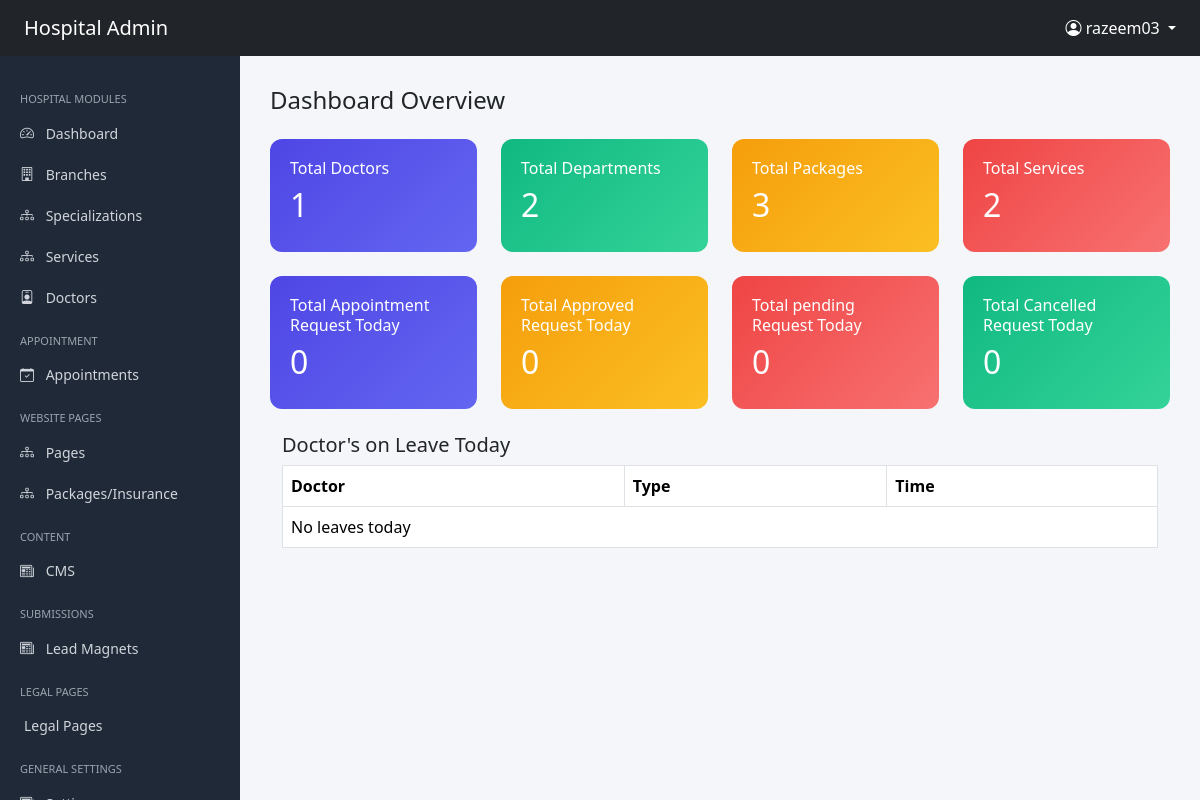
/administrator/ (signed in), run on an earlier commit of the app's database.
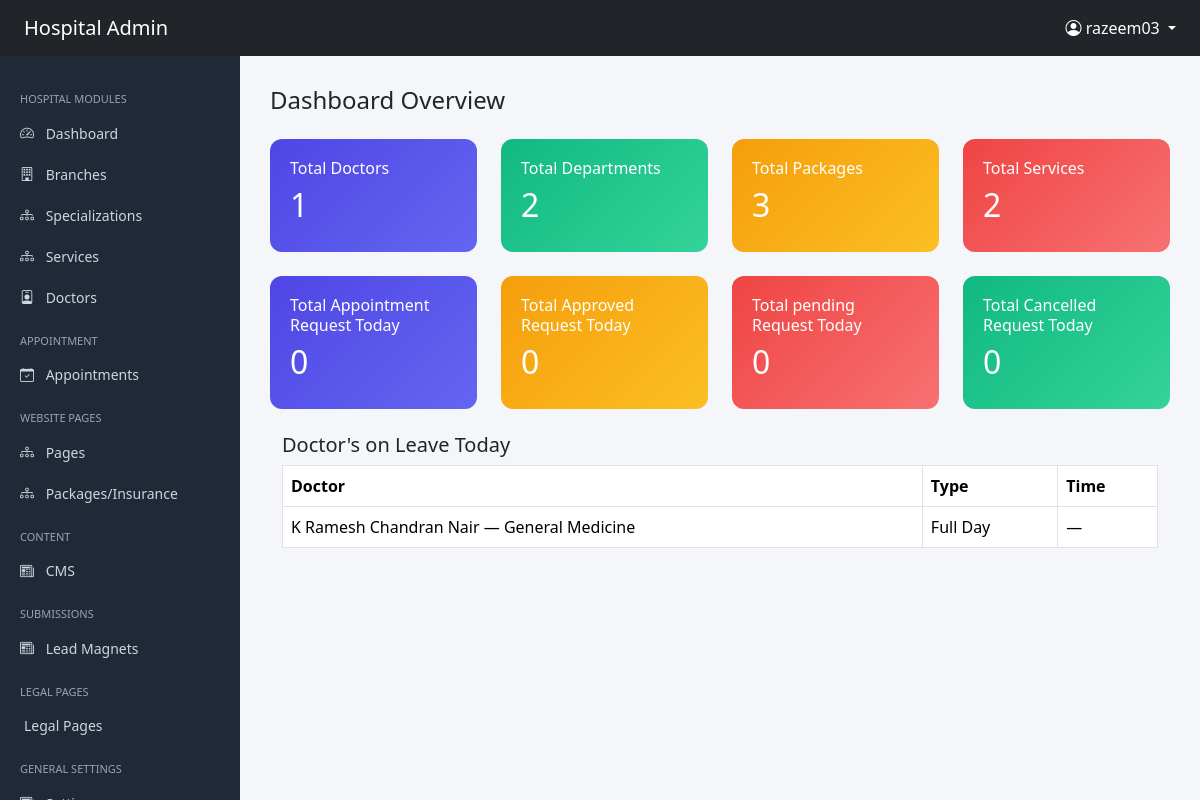
And on a later commit of the database.
### administrator/models.py (models this page shows, shortened)
class DoctorLeave(models.Model):
    doctor = models.ForeignKey(
        "Doctor",
        on_delete=models.CASCADE,
        related_name="leaves"
    )
    date = models.DateField()
    is_full_day = models.BooleanField(default=True)
    start_time = models.TimeField(null=True, blank=True)
    end_time = models.TimeField(null=True, blank=True)
    reason = models.CharField(max_length=255, blank=True)

class SEOModel(models.Model):
    meta_title = models.CharField(max_length=255, blank=True)
    meta_description = models.TextField(blank=True)
    canonical_url = models.URLField(blank=True)
    primary_keywords = models.CharField(max_length=255, blank=True)
    secondary_keywords = models.CharField(max_length=255, blank=True)
    slug = models.SlugField(unique=True)
    og_title = models.CharField(max_length=255, blank=True)
    og_description = models.TextField(blank=True)
    og_image = models.ImageField(upload_to="seo/og/", blank=True, null=True)
    class Meta:
        abstract = True

class Doctor(SEOModel):
    user = models.OneToOneField(
        settings.AUTH_USER_MODEL,
        on_delete=models.CASCADE,
        related_name="doctor_profile"
    )
    branch = models.ForeignKey(
        Branch,
        on_delete=models.CASCADE,
        related_name="doctors"
    )
    specialization = models.ForeignKey(
        Specialization,
        on_delete=models.CASCADE,
        related_name="doctors"
    )
    hero_title=models.CharField(max_length=255, blank=True)
    hero_description=models.TextField(max_length=255, blank=True)
    doctor_hero_banner = models.ImageField(upload_to='uploads/doctors/', blank=True, null=True)
    doctor_hero_banner_alt = models.CharField(max_length=255, blank=True)
    designation = models.CharField(
        max_length=200,
        blank=True
    )
    years_of_experience = models.PositiveIntegerField(
        help_text="Years of experience"
    )
    profile_image = models.ImageField(
        upload_to="uploads/doctors/profile/",
        blank=True,
        null=True
    )
    profile_image_alt = models.CharField(max_length=255, blank=True)
    specialized_in = models.CharField(
        max_length=255,
        blank=True,
        help_text="Example: Heart Surgery, Angioplasty"
    )
    languages = models.CharField(
        max_length=255,
        blank=True,
        help_text="Example: English, Hindi, Malayalam"
    )
    procedures = models.TextField(
        blank=True,
        help_text="Major procedures performed"
    )
    success_rate = models.TextField(
        blank=True,
        null=True,
    )
    patients_treated = models.TextField(
        blank=True,
        null=True,
        help_text="Total patients treated"
    )
    short_bio = models.TextField(
        blank=True
    )
    full_bio = RichTextUploadingField(
        blank=True
    )
    is_active = models.BooleanField(
        default=True
    )
    is_deleted = models.BooleanField(
        default=False
    )
    created_at = models.DateTimeField(
        auto_now_add=True
    )
    updated_at = models.DateTimeField(
        auto_now=True
    )
    class Meta:
        ordering = ["user__first_name"]
    def __str__(self):
          return f"{self.user.get_full_name()} — {self.specialization.name}"

class Specialization(SEOModel):
    branch = models.ForeignKey(
        Branch,
        on_delete=models.CASCADE,
        related_name='specializations'
    )
    name = models.CharField(max_length=200)
    short_description = models.TextField(blank=True)
    icon = models.ImageField(upload_to='uploads/specializations/', blank=True, null=True)
    featured_image = models.ImageField(upload_to='uploads/specializations/', blank=True, null=True)
    featured_image_alt = models.CharField(max_length=255, blank=True)
    hero_title = models.CharField(max_length=255, blank=True)
    hero_description = models.TextField(blank=True)
    hero_banner = models.ImageField(upload_to='uploads/specializations/', blank=True, null=True)
    hero_banner_alt = models.CharField(max_length=255, blank=True)
    main_title = models.CharField(max_length=255, blank=True)
    main_image = models.ImageField(upload_to='uploads/specializations/', blank=True, null=True)
    main_image_alt = models.CharField(max_length=255, blank=True)
    main_description = RichTextUploadingField(blank=True)
    secondary_title = models.CharField(max_length=255, blank=True)
    secondary_image = models.ImageField(upload_to='uploads/specializations/', blank=True, null=True)
    secondary_image_alt = models.CharField(max_length=255, blank=True)
    long_description_primary = RichTextUploadingField(blank=True)
    long_description_secondary = RichTextUploadingField(blank=True)
    is_active = models.BooleanField(default=True)
    is_deleted = models.BooleanField(default=False)
    created_at = models.DateTimeField(auto_now_add=True)
    updated_at = models.DateTimeField(auto_now=True)
    class Meta:
        ordering = ['-created_at']
        verbose_name = "Specialization"
        verbose_name_plural = "Specializations"

### accounts/models.py (models this page shows, shortened)
class User(AbstractUser):
    phone_number = models.CharField(max_length=15, blank=True, null=True)
    is_admin = models.BooleanField(default=False)
    is_doctor = models.BooleanField(default=False)
    is_patient = models.BooleanField(default=True)

### administrator/decorators.py (the view)
    def wrapper(request, *args, **kwargs):
        if not request.user.is_authenticated:
            return redirect('/accounts/admin-login/')
        if request.user.is_superuser or request.user.is_admin:
            return view_func(request, *args, **kwargs)
        return HttpResponseForbidden("You are not allowed to access this page")

### administrator/views.py (called while the page is built)
@admin_required
def dashboard(request):
    today = date.today()
    bookings = Appointment.objects.filter(date=today)
    total = bookings.count()
    approved = bookings.filter(status="approved").count()
    pending = bookings.filter(status="pending").count()
    cancelled = bookings.filter(status="cancelled").count()
    today_leaves = DoctorLeave.objects.filter(date=today).select_related("doctor")
    context = {
        "doctor_count": Doctor.objects.count(),
        "specialization_count": Specialization.objects.count(),
        "service_count": Service.objects.count(),
        "package_count": Packages.objects.count(),
        "total": total,
        "approved": approved,
        "pending": pending,
        "cancelled": cancelled,
        "today_leaves": today_leaves,
    }
    return render(request, 'administrator/dashboard.html',context)

### administrator/templates/administrator/dashboard.html (shortened to what this page needs)
{% extends "administrator/shared/base.html" %}
{% block content %}
<h4 class="mb-4">Dashboard Overview</h4>
<div class="row g-4">
<div class="col-md-3">
<div class="dashboard-card card-doctor">
<h6>Total Doctors</h6>
<h2>{{ doctor_count }}</h2>
</div>
</div>
<div class="col-md-3">
<div class="dashboard-card card-department">
<h6>Total Departments</h6>
<h2>{{ specialization_count }}</h2>
</div>
</div>
<div class="col-md-3">
<div class="dashboard-card card-appointment">
<h6>Total Packages</h6>
<h2>{{ package_count }}</h2>
</div>
</div>
<div class="col-md-3">
<div class="dashboard-card card-patient">
<h6>Total Services</h6>
<h2>{{service_count}}</h2>
</div>
</div>
<div class="col-md-3">
<div class="dashboard-card card-doctor">
<h6>Total Appointment Request Today</h6>
<h2> {{ total }}</h2>
</div>
</div>
<div class="col-md-3">
<div class="dashboard-card card-appointment">
<h6>Total Approved Request Today</h6>
<h2> {{ approved }}</h2>
</div>
</div>
<div class="col-md-3">
<div class="dashboard-card card-patient">
<h6>Total pending Request Today</h6>
<h2> {{ pending }}</h2>
</div>
</div>
<div class="col-md-3">
<div class="dashboard-card card-department">
<h6>Total Cancelled Request Today</h6>
<h2> {{ cancelled }}</h2>
</div>
</div>
</div>
<div class="container mt-4">
<h5 class="mt-4">Doctor's on Leave Today</h5>
<table class="table table-bordered">
    <thead>
        <tr>
            <th>Doctor</th>
            <th>Type</th>
            <th>Time</th>
        </tr>
    </thead>
    <tbody>
        {% for leave in today_leaves %}
        <tr>
            <td>{{ leave.doctor }}</td>
            <td>
                {% if leave.is_full_day %}
                    Full Day
                {% else %}
                    Partial
                {% endif %}
            </td>
            <td>
                {% if not leave.is_full_day %}
                    {{ leave.start_time|time:"h:i A" }} - {{ leave.end_time|time:"h:i A" }}
                {% else %}
                    —
                {% endif %}
            </td>
        </tr>
        {% empty %}
        <tr>
            <td colspan="3">No leaves today</td>
        </tr>
        {% endfor %}
    </tbody>
</table>
</div>
{% endblock %}

What changed in the data, as far as the page shows it:
added DoctorLeave: doctor "K Ramesh Chandran Nair — General Medicine", is_full_day "Full Day"
Also different on the page:
text no longer shown: "No leaves today"
